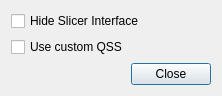
<?xml version="1.0" encoding="UTF-8"?>
<ui version="4.0">
 <class>Dialog</class>
 <widget class="QDialog" name="Dialog">
  <property name="geometry">
   <rect>
    <x>0</x>
    <y>0</y>
    <width>222</width>
    <height>73</height>
   </rect>
  </property>
  <property name="windowTitle">
   <string>Dialog</string>
  </property>
  <layout class="QGridLayout" name="gridLayout">
   <item row="2" column="0">
    <widget class="QDialogButtonBox" name="buttonBox">
     <property name="orientation">
      <enum>Qt::Horizontal</enum>
     </property>
     <property name="standardButtons">
      <set>QDialogButtonBox::Close</set>
     </property>
    </widget>
   </item>
   <item row="1" column="0">
    <widget class="QCheckBox" name="CustomStyleCheckBox">
     <property name="text">
      <string>Use custom QSS</string>
     </property>
     <property name="checked">
      <bool>false</bool>
     </property>
    </widget>
   </item>
   <item row="0" column="0">
    <widget class="QCheckBox" name="CustomUICheckBox">
     <property name="text">
      <string>Hide Slicer Interface</string>
     </property>
     <property name="checked">
      <bool>false</bool>
     </property>
    </widget>
   </item>
  </layout>
 </widget>
 <resources/>
 <connections>
  <connection>
   <sender>buttonBox</sender>
   <signal>accepted()</signal>
   <receiver>Dialog</receiver>
   <slot>accept()</slot>
   <hints>
    <hint type="sourcelabel">
     <x>248</x>
     <y>254</y>
    </hint>
    <hint type="destinationlabel">
     <x>157</x>
     <y>274</y>
    </hint>
   </hints>
  </connection>
  <connection>
   <sender>buttonBox</sender>
   <signal>rejected()</signal>
   <receiver>Dialog</receiver>
   <slot>reject()</slot>
   <hints>
    <hint type="sourcelabel">
     <x>316</x>
     <y>260</y>
    </hint>
    <hint type="destinationlabel">
     <x>286</x>
     <y>274</y>
    </hint>
   </hints>
  </connection>
 </connections>
</ui>
